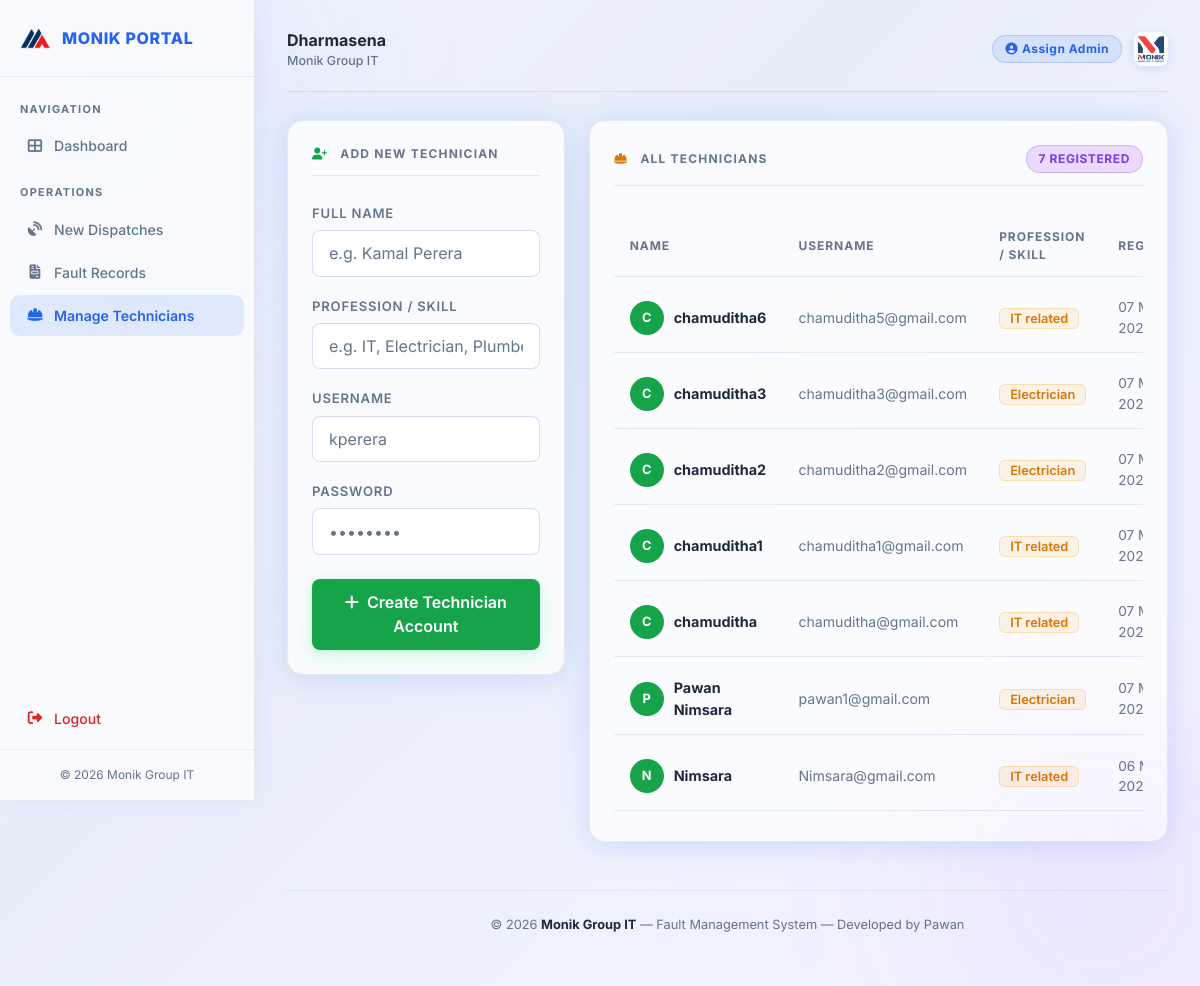
/dashboards/manage_technicians.php (signed in), run on the app's committed database.
### tables this page shows
CREATE TABLE `users` (
  `id` int(11) NOT NULL,
  `full_name` varchar(100) NOT NULL,
  `username` varchar(50) NOT NULL,
  `password` varchar(255) NOT NULL,
  `role` enum('Main Admin','Assign Admin','Technician') NOT NULL,
  `profession` varchar(50) DEFAULT NULL,
  `created_at` timestamp NOT NULL DEFAULT current_timestamp()
);

### dashboards/manage_technicians.php (the view, shortened to what this page needs)
<?php
require_once '../config/db.php';
$techs = $pdo->query("SELECT id, full_name, username, profession, created_at FROM users WHERE role = 'Technician' ORDER BY created_at DESC")->fetchAll();
require_once '../includes/header.php';
?>
<div class="container-fluid px-0">
    <div class="row g-4 fade-slide-up">
        <div class="col-lg-4">
            <div class="glass-card p-4">
                <div class="section-title mb-4">
                    <i class="fas fa-user-plus me-2" style="color:var(--accent-green);"></i> Add New Technician
                </div>
                <form action="add_technician.php" method="POST">
                    <div class="mb-3">
                        <label class="form-label-dark">Full Name</label>
                        <input type="text" name="full_name" class="form-control-dark form-control" required placeholder="e.g. Kamal Perera">
                    </div>
                    <div class="mb-3">
                        <label class="form-label-dark">Profession / Skill</label>
                        <input type="text" name="profession" class="form-control-dark form-control" required placeholder="e.g. IT, Electrician, Plumber">
                    </div>
                    <div class="mb-3">
                        <label class="form-label-dark">Username</label>
                        <input type="text" name="username" class="form-control-dark form-control" required placeholder="kperera">
                    </div>
                    <div class="mb-4">
                        <label class="form-label-dark">Password</label>
                        <input type="password" name="password" class="form-control-dark form-control" required placeholder="••••••••">
                    </div>
                    <button type="submit" class="btn-success-glow w-100" style="border-radius:8px;padding:0.7rem;">
                        <i class="fas fa-plus me-1"></i> Create Technician Account
                    </button>
                </form>
            </div>
        </div>
        <div class="col-lg-8">
            <div class="glass-card p-4">
                <div class="section-title mb-4 d-flex justify-content-between align-items-center">
                    <span><i class="fas fa-hard-hat me-2" style="color:var(--accent-amber);"></i> All Technicians</span>
                    <span class="status-badge status-assigned"><?php echo count($techs); ?> registered</span>
                </div>
                <?php if (empty($techs)): ?>
                <div class="text-center py-5">
                    <i class="fas fa-hard-hat mb-3" style="font-size:3rem;color:var(--text-muted);"></i>
                    <p style="color:var(--text-muted);">No technicians registered yet. Use the form to add the first one.</p>
                </div>
                <?php else: ?>
                <div class="table-responsive">
                    <table class="table-dark-custom w-100">
                        <thead>
                            <tr>
                                <th>Name</th>
                                <th>Username</th>
                                <th>Profession / Skill</th>
                                <th>Registered</th>
                            </tr>
                        </thead>
                        <tbody>
                            <?php foreach ($techs as $t): ?>
                            <tr>
                                <td>
                                    <div style="display:flex;align-items:center;gap:10px;">
                                        <div style="width:34px;height:34px;border-radius:50%;background:linear-gradient(135deg,var(--accent-green),#16a34a);display:flex;align-items:center;justify-content:center;font-size:0.8rem;color:#fff;font-weight:700;flex-shrink:0;">
                                            <?php echo strtoupper(substr($t['full_name'], 0, 1)); ?>
                                        </div>
                                        <strong style="color:var(--text-primary);"><?php echo htmlspecialchars($t['full_name']); ?></strong>
                                    </div>
                                </td>
                                <td style="color:var(--text-muted);font-size:0.88rem;"><?php echo htmlspecialchars($t['username']); ?></td>
                                <td>
                                    <span style="background:rgba(245,158,11,0.1);color:var(--accent-amber);border:1px solid rgba(245,158,11,0.25);border-radius:6px;padding:2px 10px;font-size:0.8rem;font-weight:600;">
                                        <?php echo htmlspecialchars($t['profession'] ?? '—'); ?>
                                    </span>
                                </td>
                                <td style="color:var(--text-muted);font-size:0.85rem;"><?php echo date('d M Y', strtotime($t['created_at'])); ?></td>
                            </tr>
                            <?php endforeach; ?>
                        </tbody>
                    </table>
                </div>
                <?php endif; ?>
            </div>
        </div>
    </div>
</div>
<?php require_once '../includes/footer.php'; ?>

### includes/header.php (shortened to what this page needs)
<!DOCTYPE html>
<html lang="en">
<head>
    <link href="https://cdn.jsdelivr.net/npm/bootstrap@5.3.0/dist/css/bootstrap.min.css" rel="stylesheet">
    <link rel="stylesheet" href="https://cdnjs.cloudflare.com/ajax/libs/font-awesome/6.4.0/css/all.min.css">
    <link rel="stylesheet" href="../assets/css/style.css">
</head>
<body>
<div id="sidebar">
    <div class="sidebar-brand">
        <img src="../assets/MonikLogoOnly.png" alt="Monik Logo" style="height:32px;width:32px;object-fit:contain;border-radius:8px;">
        <span>MONIK PORTAL</span>
    </div>
    <?php
    $currentPage = basename($_SERVER['PHP_SELF']);
    $homePage = match($_SESSION['role']) {
        'Main Admin'   => 'main_admin.php',
        'Assign Admin' => 'assign_admin.php',
        default        => 'technician.php',
    };
    $isActive = fn($page) => $currentPage === $page ? ' active' : '';
    ?>
    <div class="mt-2 flex-grow-1">
        <div class="nav-section-label">Navigation</div>
        <a href="<?php echo $homePage; ?>" class="nav-link-custom<?php echo $isActive($homePage); ?>">
            <i class="fas fa-th-large"></i> Dashboard
        </a>
        <?php if($_SESSION['role'] == 'Assign Admin'): ?>
            <div class="nav-section-label">Operations</div>
            <a href="assign_admin.php"         class="nav-link-custom<?php echo $isActive('assign_admin.php'); ?>"><i class="fas fa-satellite-dish"></i> New Dispatches</a>
            <a href="all_faults.php"           class="nav-link-custom<?php echo $isActive('all_faults.php'); ?>"><i class="fas fa-file-invoice"></i> Fault Records</a>
            <a href="manage_technicians.php"   class="nav-link-custom<?php echo $isActive('manage_technicians.php'); ?>"><i class="fas fa-hard-hat"></i> Manage Technicians</a>
        <?php endif; ?>
    </div>
    <hr class="sidebar-divider">
    <div style="padding: 0 0 8px;">
        <a href="../auth/logout.php" class="nav-link-custom logout">
            <i class="fas fa-right-from-bracket"></i> Logout
        </a>
    </div>
    <div class="sidebar-footer">
        © <?php echo date("Y"); ?> Monik Group IT
    </div>
</div>
<div id="content-wrapper">
    <div class="top-bar">
        <div>
            <div class="user-name"><?php echo htmlspecialchars($_SESSION['full_name']); ?></div>
            <div class="user-role">Monik Group IT</div>
        </div>
        <div class="top-bar-right">
            <span class="role-pill"><i class="fas fa-circle-user me-1"></i><?php echo $_SESSION['role']; ?></span>
            <img src="../assets/Monik.jpeg" alt="Monik" style="height:34px;object-fit:contain;border-radius:8px;opacity:0.9;box-shadow:0 2px 8px rgba(37,99,235,0.15);">
        </div>
    </div>

### includes/footer.php (shortened to what this page needs)
    <footer class="text-center py-4 mt-5" style="color:var(--text-muted);font-size:0.8rem;border-top:1px solid rgba(100,120,200,0.12);">
        © <?php echo date("Y"); ?> <strong style="color:var(--text-primary)">Monik Group IT</strong> &mdash; Fault Management System &mdash; Developed by Pawan
    </footer>
</div>
</body>
</html>

### assets/css/style.css (style rules this page uses)
:root { --bg-dark: #ffffff; --bg-card: rgba(255, 255, 255, 0.75); --border-glass: rgba(100, 120, 200, 0.15); --accent-blue: #2563eb; --accent-green: #16a34a; --accent-purple: #7c3aed; --accent-amber: #d97706; --accent-red: #dc2626; --text-primary: #1e293b; --text-muted: #64748b; --gradient-main: linear-gradient(135deg, #f0f4ff 0%, #e8eef9 40%, #eef2ff 70%, #f5f0ff 100%); --gradient-card: linear-gradient(135deg, rgba(37, 99, 235, 0.06), rgba(124, 58, 237, 0.04)); --shadow-glow: 0 0 40px rgba(37, 99, 235, 0.10); --radius-lg: 16px; --radius-md: 12px; --radius-sm: 8px; --transition: all 0.3s cubic-bezier(0.4, 0, 0.2, 1); }
*, *::before, *::after { box-sizing: border-box; margin: 0; padding: 0; }
html { scroll-behavior: smooth; }
body { font-family: 'Inter', system-ui, sans-serif; background: var(--gradient-main); min-height: 100vh; color: var(--text-primary); background-attachment: fixed; }
body::before, body::after { content: ''; position: fixed; border-radius: 50%; filter: blur(80px); z-index: 0; pointer-events: none; }
body::before { width: 600px; height: 600px; background: radial-gradient(circle, rgba(37, 99, 235, 0.08) 0%, transparent 70%); top: -200px; left: -200px; animation: floatOrb 12s ease-in-out infinite alternate; }
body::after { width: 500px; height: 500px; background: radial-gradient(circle, rgba(124, 58, 237, 0.07) 0%, transparent 70%); bottom: -150px; right: -150px; animation: floatOrb 15s ease-in-out infinite alternate-reverse; }
.glass-card { background: var(--bg-card); backdrop-filter: blur(20px); -webkit-backdrop-filter: blur(20px); border: 1px solid var(--border-glass); border-radius: var(--radius-lg); box-shadow: var(--shadow-glow), 0 4px 24px rgba(37, 99, 235, 0.07); transition: var(--transition); }
.btn-success-glow { background: linear-gradient(135deg, var(--accent-green), #16a34a); border: none; color: #fff; font-weight: 600; border-radius: var(--radius-sm); padding: 0.6rem 1.5rem; transition: var(--transition); box-shadow: 0 4px 15px rgba(52, 248, 124, 0.3); }
.form-control-dark, .form-select-dark { background: rgba(255, 255, 255, 0.9) !important; border: 1px solid rgba(100, 120, 200, 0.25) !important; color: var(--text-primary) !important; border-radius: var(--radius-sm) !important; padding: 0.65rem 1rem !important; transition: var(--transition); font-family: 'Inter', sans-serif; }
.form-control-dark::placeholder { color: var(--text-muted) !important; }
.form-label-dark { color: var(--text-muted); font-size: 0.82rem; font-weight: 600; letter-spacing: 0.06em; text-transform: uppercase; margin-bottom: 0.4rem; }
.status-badge { display: inline-flex; align-items: center; gap: 5px; padding: 4px 12px; border-radius: 20px; font-size: 0.75rem; font-weight: 700; letter-spacing: 0.05em; text-transform: uppercase; }
.status-assigned { background: rgba(168, 85, 247, 0.2); color: var(--accent-purple); border: 1px solid rgba(168, 85, 247, 0.3); }
.table-dark-custom { width: 100%; border-collapse: separate; border-spacing: 0 6px; color: var(--text-primary); }
.table-dark-custom thead th { background: transparent; color: var(--text-muted); font-size: 0.75rem; font-weight: 700; letter-spacing: 0.08em; text-transform: uppercase; padding: 0.75rem 1rem; border-bottom: 1px solid var(--border-glass); }
.table-dark-custom tbody tr { background: rgba(255, 255, 255, 0.03); transition: var(--transition); }
.table-dark-custom tbody td { padding: 0.85rem 1rem; border-top: 1px solid transparent; border-bottom: 1px solid var(--border-glass); font-size: 0.9rem; vertical-align: middle; }
.section-title { font-size: 0.75rem; font-weight: 700; letter-spacing: 0.1em; text-transform: uppercase; color: var(--text-muted); padding-bottom: 0.75rem; border-bottom: 1px solid var(--border-glass); margin-bottom: 1.5rem; }
.fade-slide-up { animation: fadeSlideUp 0.5s ease; }

### data on the page
users: full_name "C", full_name "chamuditha6", username "chamuditha5@gmail.com", profession "IT related", created_at "07…"
users: full_name "C", full_name "chamuditha3", username "chamuditha3@gmail.com", profession "Electrician", created_at "07…"
users: full_name "C", full_name "chamuditha2", username "chamuditha2@gmail.com", profession "Electrician", created_at "07…"
users: full_name "C", full_name "chamuditha1", username "chamuditha1@gmail.com", profession "IT related", created_at "07…"
users: full_name "C", full_name "chamuditha", username "chamuditha@gmail.com", profession "IT related", created_at "07…"
users: full_name "P", full_name "Pawan Nimsara", username "pawan1@gmail.com", profession "Electrician", created_at "07…"
users: full_name "N", full_name "Nimsara", username "Nimsara@gmail.com", profession "IT related", created_at "06…"

### other printed values
$_SESSION['full_name'] "Dharmasena"
$_SESSION['role'] "Assign Admin"
count($techs) "7"
